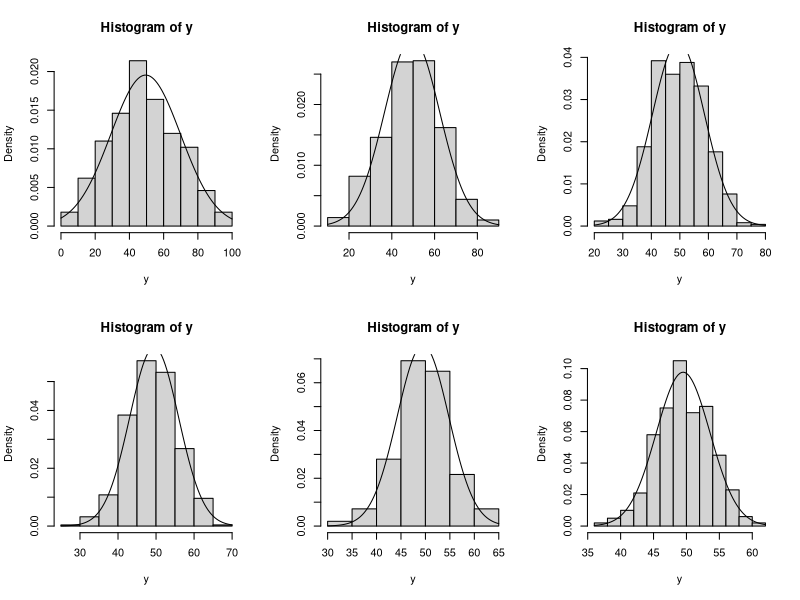

Here is the R script that generated this plot:
set.seed(21)
x=0:99; expectx=sum(x/100) # очакване
varx=sum((x-expectx)^2)/100; 
sdx=sqrt(varx) # standard deviation
n=c(2,5,10,20,30,50)
par(mfrow=c(2,3)) # matrix
for(j in n) {
  y=NA
  for(i in 1:500) y[i]=mean(sample(x,j,replace=T)) # sample - choose j values from x, replace=T -> s povtorenie
  hist(y,prob=T)
  curve(dnorm(x,mean=expectx,sd=sdx/sqrt(j)),add=T)
}

# 3 г)
std = 0.5/sqrt(200)
# pnorm((3.6-3.5)/std) - pnorm((3.4-3.5)/std)

1 - pnorm((3.62-3.5)/std)
# another way
pnorm((3.62-3.5)/std, lower.tail = F)
pnorm(3.62, mean = 3.5, sd = 0.5/sqrt(200), lower.tail = F)

# 11
pnorm(1000, mean = 379, sd = sqrt(1250000), lower.tail = F)